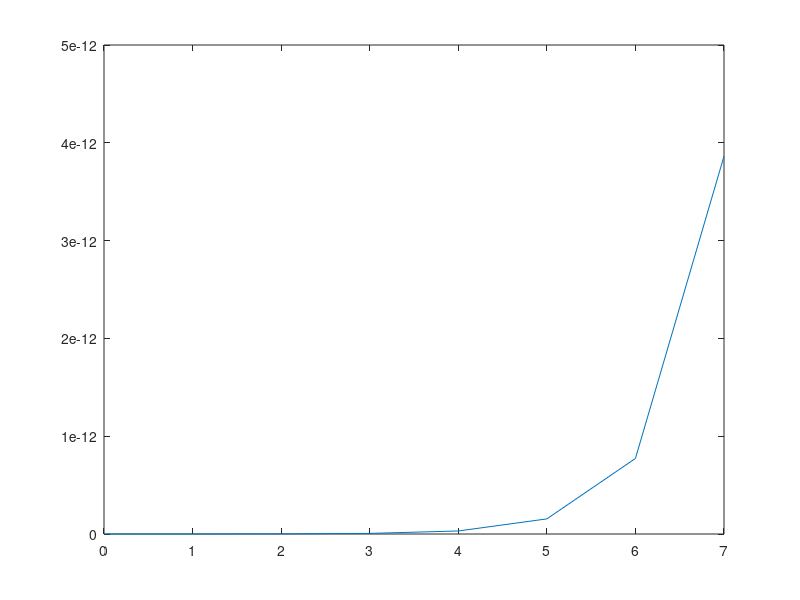

This chart was generated by the following MATLAB code:
I0 = log(6)- log(5);
I_n = I0;
n = 0;
F = @(x) (x.^n)./(x+5);
recur_y = [I_n];
real_y = [integral(F,0,1)];
for n = 1:7
I_N = (1/n - 5*I_n);
F = @(x) (x.^n)./(x+5);
disp(I_N);
real_y = [real_y,integral(F,0,1)];
recur_y = [recur_y,I_N];
I_n = I_N;
end
disp(I_N);
diff = abs(real_y - recur_y);
plot([0:7],diff);